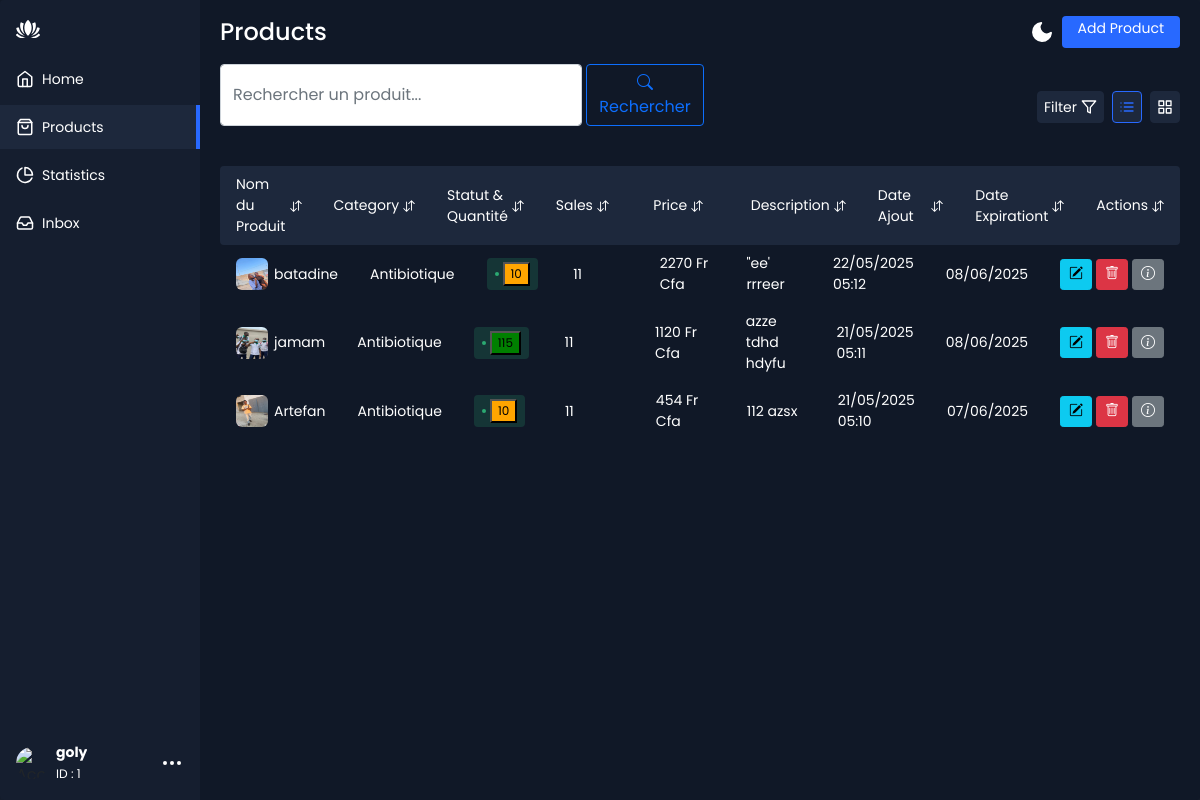
Screenshot of /produit/ (signed in) with the database file from the repository.
### Produits/models.py (models this page shows, shortened)
class Produit(models.Model):
    name = models.CharField(max_length=200)
    category = models.ForeignKey(Category, on_delete=models.CASCADE)
    price = models.IntegerField()
    quantite = models.PositiveIntegerField()
    description = models.TextField()
    date_ajout = models.DateTimeField(auto_now_add=True)
    date_expiration = models.DateTimeField()
    image = models.ImageField(upload_to='produits/', null=True, blank=True)
    class Meta:
        ordering = ['-date_ajout']
    def statut_quantite(self):
        if self.quantite == 0:
            return 'red'
        elif self.quantite <= 10:
            return 'orange'
        else:
            return 'green'

class Category(models.Model):
    name = models.CharField(max_length=200)

### Produits/views.py (the view)
# urls.py: path('produit/', produit_list.as_view(), name='produit'),  # liste des produits
class produit_list(LoginRequiredMixin, ListView):
    model = Produit
    template_name = 'produit.html'
    context_object_name = 'produits'

### Produits/templates/produit.html (shortened to what this page needs)
{% load static %}
<!DOCTYPE html>
<html lang="en" >
<head>
  <link rel="stylesheet" href="https://cdnjs.cloudflare.com/ajax/libs/normalize/5.0.0/normalize.min.css">
  <link rel="stylesheet" href="{% static 'bootstrap.min.css' %}">
  <link rel="stylesheet" href="{% static 'style.css' %}">
  <link rel="stylesheet" href="https://cdn.jsdelivr.net/npm/bootstrap-icons@1.11.1/font/bootstrap-icons.css">
</head>
<body>
<div class="app-container">
  <div class="sidebar">
    <div class="sidebar-header">
      <div class="app-icon">
      </div>
    </div>
    <ul class="sidebar-list">
  <li class="sidebar-list-item {% if request.resolver_match.url_name == 'home' %}active{% endif %}">
    <a href="{% url 'home' %}">
     <svg xmlns="http://www.w3.org/2000/svg" width="18" height="18" viewBox="0 0 24 24" fill="none" stroke="currentColor" stroke-width="2" stroke-linecap="round" stroke-linejoin="round" class="feather feather-home"><path d="M3 9l9-7 9 7v11a2 2 0 0 1-2 2H5a2 2 0 0 1-2-2z"/><polyline points="9 22 9 12 15 12 15 22"/></svg>
          <span>Home</span>
    </a>
  </li>
  <li class="sidebar-list-item {% if request.resolver_match.url_name == 'produit' %}active{% endif %}">
    <a href="{% url 'produit' %}">
          <span>Products</span>
    </a>
  </li>
  <li class="sidebar-list-item {% if request.resolver_match.url_name == 'Statistics' %}active{% endif %}">
    <a href="#">
      <svg xmlns="http://www.w3.org/2000/svg" width="18" height="18" viewBox="0 0 24 24" fill="none" stroke="currentColor" stroke-width="2" stroke-linecap="round" stroke-linejoin="round" class="feather feather-pie-chart"><path d="M21.21 15.89A10 10 0 1 1 8 2.83"/><path d="M22 12A10 10 0 0 0 12 2v10z"/></svg>
          <span>Statistics</span>
    </a>
  </li>
  <li class="sidebar-list-item {% if request.resolver_match.url_name == 'Inbox' %}active{% endif %}">
    <a href="#">
          <span>Inbox</span>
    </a>
  </li>
</ul>
    <div class="account-info">
      <div class="account-info-picture">
        <img src="https://images.unsplash.com/photo-1527736947477-2790e28f3443?ixid=MnwxMjA3fDB8MHxzZWFyY2h8MTE2fHx3b21hbnxlbnwwfHwwfHw%3D&ixlib=rb-1.2.1&auto=format&fit=crop&w=900&q=60" alt="Account">
      </div>
      <div class="account-info-name"><strong>{{ request.user.username }}</strong><br>
      <small>ID : {{ request.user.id }}</small></div>
      <button class="account-info-more" onclick="toggleAccountMenu()">
        <svg xmlns="http://www.w3.org/2000/svg" width="24" height="24" viewBox="0 0 24 24" fill="none" stroke="currentColor" stroke-width="2" stroke-linecap="round" stroke-linejoin="round" class="feather feather-more-horizontal">
          <circle cx="12" cy="12" r="1"/>
          <circle cx="19" cy="12" r="1"/>
          <circle cx="5" cy="12" r="1"/>
        </svg>
      </button>
    </div>
  </div>
  <div class="app-content">
    <div class="app-content-header">
      <h1 class="app-content-headerText">Products</h1>
      <button class="mode-switch" title="Switch Theme">
        <svg class="moon" fill="none" stroke="currentColor" stroke-linecap="round" stroke-linejoin="round" stroke-width="2" width="24" height="24" viewBox="0 0 24 24">
          <defs></defs>
          <path d="M21 12.79A9 9 0 1111.21 3 7 7 0 0021 12.79z"></path>
        </svg>
      </button>
      <a class="app-content-headerButton btn btn-primary" href="{% url 'ajout' %}">Add Product</a>
    </div>
    <div class="app-content-actions">
      <form id="search-form" class="mb-4 d-flex" role="search" method="get" action="{% url 'produit_search_results' %}">
        <input type="text" name="q" id="search-input" class="form-control me-1" placeholder="Rechercher un produit...">
        <button class="btn btn-outline-primary" type="submit"><i class="bi bi-search"></i> Rechercher</button>
    </form>
      <div class="app-content-actions-wrapper">
        <div class="filter-button-wrapper">
          <button class="action-button filter jsFilter"><span>Filter</span><svg xmlns="http://www.w3.org/2000/svg" width="16" height="16" viewBox="0 0 24 24" fill="none" stroke="currentColor" stroke-width="2" stroke-linecap="round" stroke-linejoin="round" class="feather feather-filter"><polygon points="22 3 2 3 10 12.46 10 19 14 21 14 12.46 22 3"/></svg></button>
        </div>
        <button class="action-button list active" title="List View">
        </button>
        <button class="action-button grid" title="Grid View">
        </button>
      </div>
    </div>
    <div class="products-area-wrapper tableView">
      <div class="products-header">
        <div class="product-cell image">
          Nom du Produit
          <button class="sort-button">
          </button>
        </div>
        <div class="product-cell category">Category<button class="sort-button">
          </button></div>
        <div class="product-cell status-cell">Statut & Quantité<button class="sort-button">
          </button></div>
        <div class="product-cell sales">Sales<button class="sort-button">
          </button></div>
          <div class="product-cell price">Price<button class="sort-button">
          </button></div>
        <div class="product-cell stock">Description<button class="sort-button">
          </button></div>
          <div class="product-cell price">Date Ajout<button class="sort-button">
          </button></div>
          <div class="product-cell price">Date Expirationt<button class="sort-button">
          </button></div>
          <div class="product-cell Actions">Actions<button class="sort-button">
          </button></div>
      </div>
        {% for n in object_list %}
        <div class="products-row">
          <div class="product-cell image">
            {% if n.image %}
              <img src="{{ n.image.url }}" alt="{{ n.name }}">
            {% else %}
            <img src="{{ Produits.image.url }}" alt="Image non disponible" class="img-thumbnail" width="150">
            {% endif %}
            <span>{{ n.name }}</span>
          </div>
          <div class="product-cell category"><span class="cell-label">Catégorie:</span>{{ n.category.name }}</div>
          <div class="product-cell status-cell">
            <span class="status active">
              <button class="button {{ n.statut_quantite }}">{{ n.quantite }}</button>
            </span>
          </div>
          <div class="product-cell sales"><span class="cell-label">Ventes:</span>11</div>
          <div class="product-cell price"><span class="cell-label">Prix:</span>{{ n.price }} Fr Cfa</div>
          <div class="product-cell description"><span class="cell-label">Description:</span>{{ n.description }}</div>
          <div class="product-cell date"><span class="cell-label">Ajouté le:</span>{{ n.date_ajout|date:"d/m/Y m:h" }}</div>
          <div class="product-cell date"><span class="cell-label">Expire le:</span>{{ n.date_expiration|date:"d/m/Y" }}</div>
          <div class="product-cell Actions">
              <a href="{% url 'modifier' n.pk %}" class="btn btn-info btn-sm me-1" title="Modifier"><i class="bi bi-pencil-square"></i></a>
              <a href="{% url 'produit_supprimer' n.pk %}" class="btn btn-danger btn-sm me-1" data-id="{{ n.id }}" title="Supprimer"><i class="bi bi-trash"></i></a>
              <a href="{% url 'produit_detail' n.pk %} "class="btn btn-secondary btn-sm" title="Détails"><i class="bi bi-info-circle"></i></a>
          </div>
        </div>
      {% endfor %}
  </div>
</div>
</body>
</html>

### Produits/templates/produit.html (style rules this page uses)
.orange { background-color: orange; }
.green { background-color: green; }

### rows the page displays
Produit: image (picture), name "batadine", category.name "Antibiotique", quantite "10", price "2270", description "\"ee' rrreer", date_ajout "22/05/2025 05:12", date_expiration "08/06/2025"
Produit: image (picture), name "jamam", category.name "Antibiotique", quantite "115", price "1120", description "azze tdhd hdyfu", date_ajout "21/05/2025 05:11", date_expiration "08/06/2025"
Produit: image (picture), name "Artefan", category.name "Antibiotique", quantite "10", price "454", description "112 azsx", date_ajout "21/05/2025 05:10", date_expiration "07/06/2025"

### other values shown
{{ request.user.username }} "goly"
{{ request.user.id }} "1"
